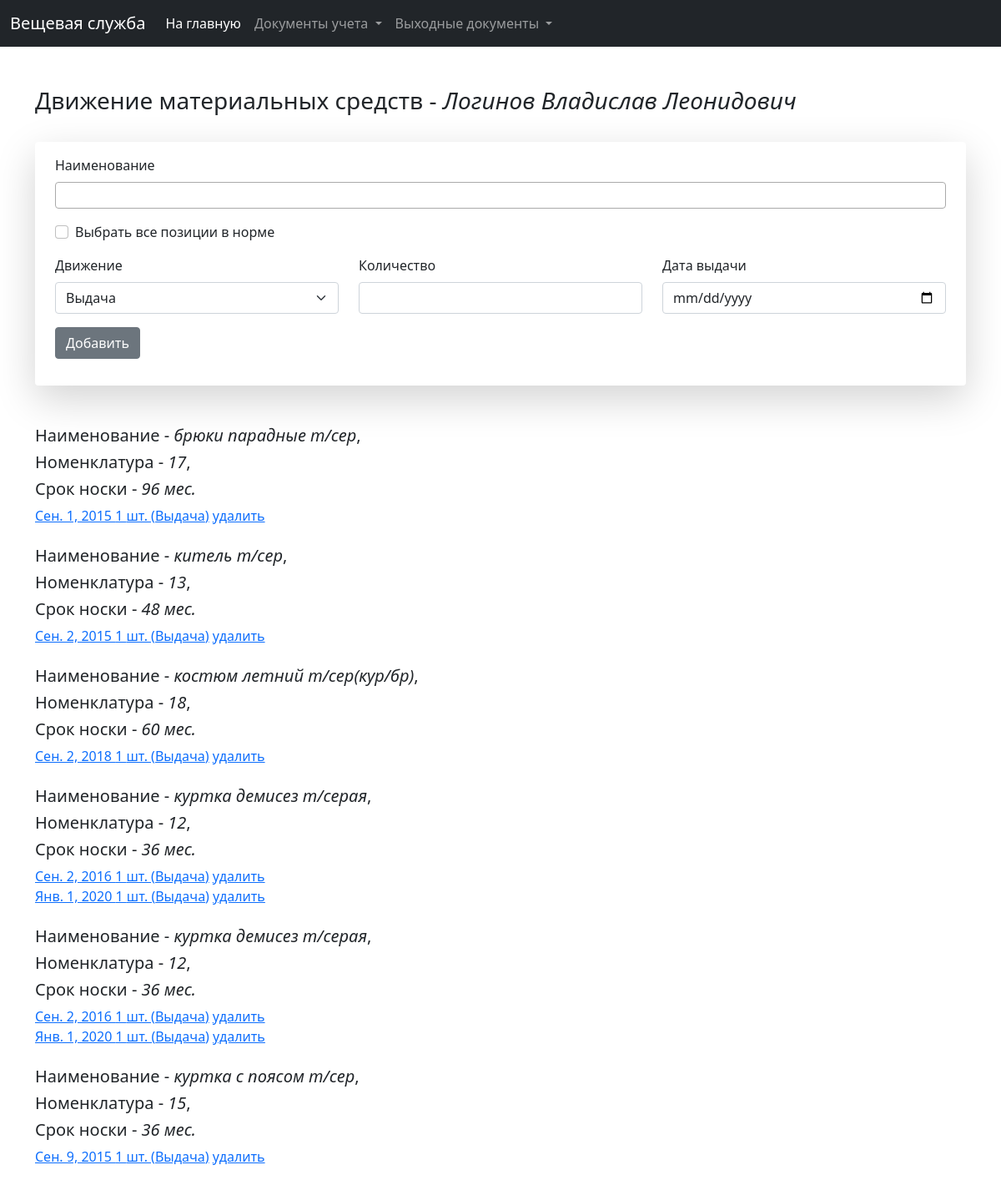
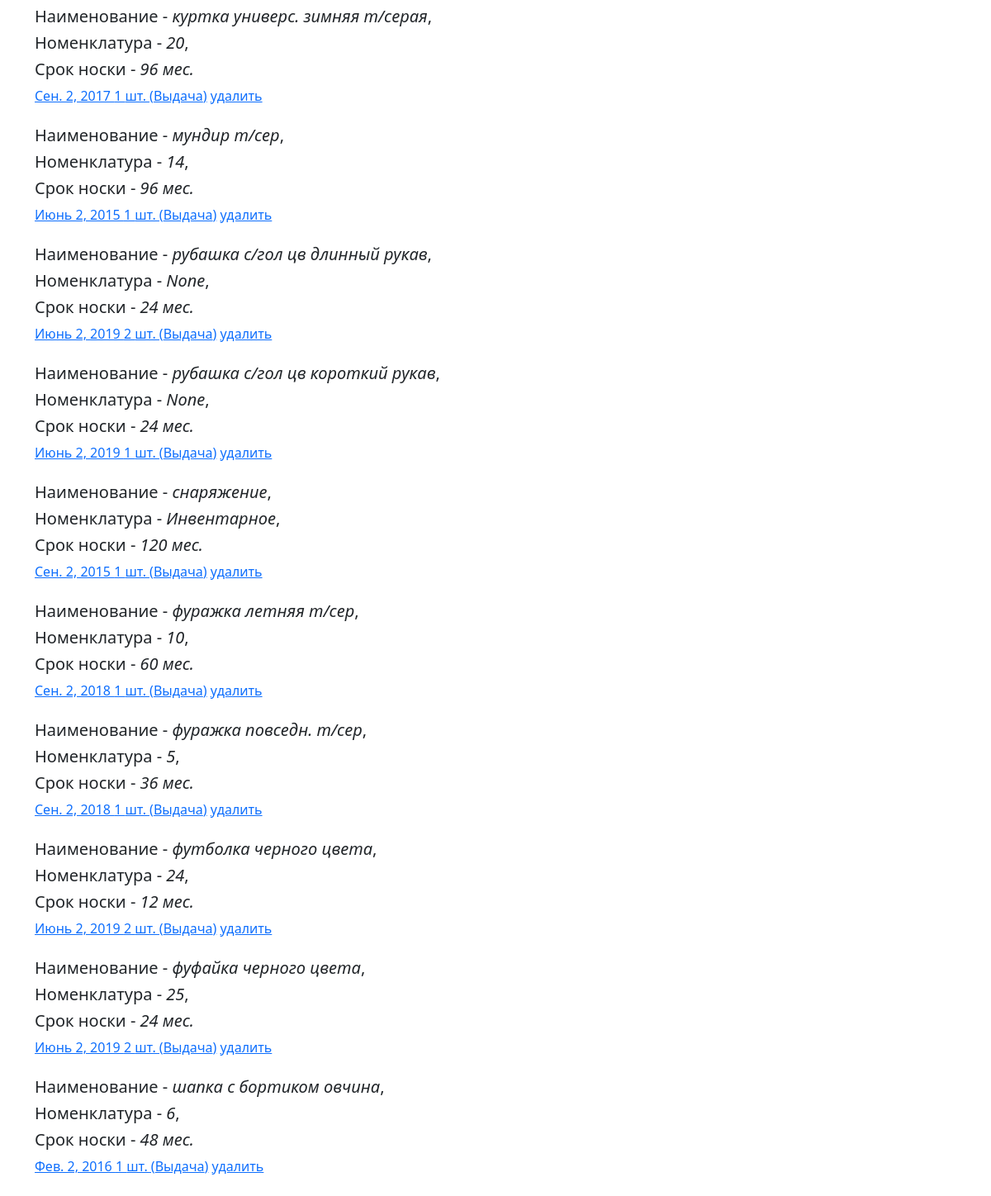
/clothing/card-full/1009, run on the app's committed database (2 pictures, top to bottom).
### clothing/models.py (models this page shows, shortened)
class Card(models.Model):
    card_number = models.CharField(max_length=100, verbose_name="Номер карты")
    employee = models.ForeignKey(Employee, on_delete=models.CASCADE, verbose_name="Сотрудник/курсант")
    norm = models.ForeignKey(Norm, on_delete=models.CASCADE, verbose_name="Норма")
    growth = models.IntegerField(verbose_name="Рост", blank=True, null=True)
    bust = models.IntegerField(verbose_name="Обхват груди", blank=True, null=True)
    jacket = models.ForeignKey(Dimensions, on_delete=models.SET_NULL, verbose_name="Куртка", blank=True, null=True)
    shoes = models.ForeignKey(ShoesDimensions, on_delete=models.SET_NULL, verbose_name="Обувь", blank=True, null=True)
    cap = models.ForeignKey(CapDimensions, on_delete=models.SET_NULL, verbose_name="Фуражка", blank=True, null=True)
    collar = models.ForeignKey(Dimensions, on_delete=models.SET_NULL, verbose_name="Воротничок", related_name="collar",
                               blank=True, null=True)
    clothes = models.ManyToManyField(Clothes, verbose_name="Имущество", through='ClothesInCard', blank=True)
    created_at = models.DateTimeField(verbose_name="Дата и время создания", auto_created=True, blank=True, null=True)
    last_modified = models.DateTimeField(verbose_name="Дата и время последнего изменения", auto_now=True, blank=True,
                                         null=True)
    class Meta:
        ordering = ('-id',)
        verbose_name = 'Арматурная карточка'
        verbose_name_plural = 'Арматурные карточки'

class Employee(models.Model):
    last_name = models.CharField(verbose_name="Фамилия", max_length=30)
    first_name = models.CharField(verbose_name="Имя", max_length=30)
    patronymic = models.CharField(verbose_name="Отчество", max_length=30)
    subdivision = models.ForeignKey(Subdivision, on_delete=models.SET_NULL, verbose_name="Подразделение", blank=True,
                                    null=True)
    group = models.ForeignKey(Group, on_delete=models.SET_NULL, verbose_name="Группа", blank=True, null=True)
    sex = models.IntegerField(choices=SEX, verbose_name="Пол", blank=True, null=True, default=1)
    kind = models.IntegerField(choices=EMPLOYEE_KIND, verbose_name="Тип сотрудника")
    rank = models.ForeignKey(Rank, on_delete=models.CASCADE, verbose_name="Звание", blank=True, null=True)
    position = models.ForeignKey(Position, on_delete=models.SET_NULL, verbose_name="Должность", blank=True, null=True)
    is_on_decree = models.BooleanField(verbose_name="В декрете", default=False)
    decree_start = models.DateField(verbose_name="Начало декрета", blank=True, null=True)
    decree_finish = models.DateField(verbose_name="Окончание декрета", blank=True, null=True)
    date_of_birth = models.DateField(verbose_name="Дата рождения", blank=True, null=True)
    enlisted = models.DateField(verbose_name="Зачислен", blank=True, null=True)
    excluded = models.DateField(verbose_name="Исключен", blank=True, null=True)
    personal_number = models.CharField(max_length=100, verbose_name="Персональный номер", blank=True, null=True)
    last_modified = models.DateTimeField(verbose_name="Дата и время последнего редактирования", auto_now=True)
    @property
    def get_full_name(self):
        return self.last_name + ' ' + self.first_name + ' ' + self.patronymic
    class Meta:
        ordering = ('-id',)
        verbose_name = 'Сотрудник'
        verbose_name_plural = 'Сотрудники'

class Clothes(models.Model):
    clothes_title = models.CharField(verbose_name="Наименование", max_length=255)
    wear_time = models.IntegerField(verbose_name="Сроки носки, мес.", validators=[MinValueValidator(0)])
    nomenclature = models.CharField(verbose_name="Номенклатура", max_length=255, null=True, blank=True)
    created_at = models.DateTimeField(verbose_name="Дата и время создания", auto_created=True, blank=True, null=True)
    price = models.FloatField(verbose_name="Цена", blank=True, null=True, validators=[MinValueValidator(0.0)])
    has_to_be_deposited = models.BooleanField(verbose_name="Подлежит сдаче", default=False)
    last_modified = models.DateTimeField(verbose_name="Дата и время последнего изменения", auto_now=True, blank=True,
                                         null=True)
    def __str__(self):
        return self.clothes_title
    class Meta:
        ordering = ('-id',)
        verbose_name = 'Наименование предмета'
        verbose_name_plural = 'Наименования предметов'

class ClothesInCard(models.Model):
    card = models.ForeignKey(Card, on_delete=models.CASCADE, verbose_name="Арматурная карточка")
    clothes = models.ForeignKey(Clothes, on_delete=models.CASCADE, verbose_name="Вещь")
    count = models.IntegerField(verbose_name="Количество", default=1)
    date_of_issue = models.DateField(verbose_name="Дата выдачи")
    movement = models.IntegerField(choices=MOVEMENT, verbose_name="Движение (выдача / сдача)", default=1)
    has_replacement = models.BooleanField(verbose_name="Имеет замену", default=False)
    document_number = models.CharField(max_length=100, verbose_name="Номер документа", blank=True, null=True)
    has_certificate = models.BooleanField(verbose_name="Получено по сертификату", default=False)
    certificate_number = models.CharField(max_length=100, verbose_name="Номер аттестата", blank=True, null=True)
    created_at = models.DateTimeField(verbose_name="Дата и время создания", auto_created=True, blank=True, null=True)
    last_modified = models.DateTimeField(verbose_name="Дата и время последнего изменения", auto_now=True, blank=True,
                                         null=True)
    @property
    def get_movement(self):
        return MOVEMENT[self.movement - 1][1]
    class Meta:
        ordering = ('id',)
        verbose_name = 'Вещь в карточке'
        verbose_name_plural = 'Вещи в карточке'

### clothing/views.py (the view)
# urls.py: path('card-full/<card_id>', views.get_card_full, name='get_card_full'),
def get_card_full(request, card_id):
    card = get_object_or_404(Card, pk=card_id)
    clothes_list = ClothesInCard.objects.filter(card_id=card_id).order_by('clothes__clothes_title')
    clothes_list_full = Clothes.objects.all()
    list_of_clothes_id = [item.clothes.id for item, _ in groupby(clothes_list)]
    return render(request, 'clothing/card/card_full.html',
                  {'card': card,
                   'clothes_list': clothes_list,
                   'clothes_list_full': clothes_list_full,
                   'list_of_clothes_id': list_of_clothes_id})

### clothing/templatetags/dict_tags.py (called while the page is built)
@register.filter(name='get_issues_dates')
def get_issues_dates(value, clothes_id):
    return value.filter(clothes__id=clothes_id).order_by('date_of_issue')

@register.filter(name='get_clothes')
def get_clothes(value, clothes_id):
    return get_object_or_404(Clothes, pk=clothes_id)

### clothing/templates/clothing/card/card_full.html (shortened to what this page needs)
{% extends 'base.html' %}
{% load widget_tweaks %}
{% load static %}
{% load dict_tags %}
{% block content %}
    <div class="container">
        <br>
        <br>
        <h3>Движение материальных средств - <span class="fst-italic">{{ card.employee.get_full_name }}</span></h3><br>
        <div class="shadow-lg px-4 py-3 mb-5 bg-body rounded">
            <form id="clothes_in_card_form">{% csrf_token %}
                <div class="row align-items-start">
                    <div class="col-lg-12">
                        <div class="mb-3">
                            <label class="form-label">Наименование</label>
                        </div>
                        <div class="mb-3 form-check">
                            <input type="checkbox" class="form-check-input" id="id_all_position_checkbox">
                            <label class="form-check-label">Выбрать все позиции в норме</label>
                        </div>
                    </div>
                </div>
                <div class="row">
                    <div class="col-lg-4">
                        <div class="mb-3">
                            <label class="form-label">Движение</label>
                            <select class="form-select" name="movement" id="id_movement">
                                <option value="1">Выдача</option>
                            </select>
                        </div>
                    </div>
                    <div class="col-lg-4">
                        <div class="mb-3">
                            <label class="form-label">Количество</label>
                            <input type="number" class="form-control" id="id_count_of_issue" required>
                        </div>
                    </div>
                    <div class="col-lg-4">
                        <div class="mb-3">
                            <label class="form-label">Дата выдачи</label>
                            <input type="date" class="form-control" id="id_date_of_issue" required>
                        </div>
                    </div>
                    <div class="mb-3">
                        <button type="submit" class="btn btn-secondary" id="add_clothes_in_card_button">Добавить
                        </button>
                    </div>
                </div>
            </form>
        </div>
        {% if clothes_list %}
            {% for id in list_of_clothes_id %}
                {% with clothes=clothes_list|get_clothes:id %}
                    <h5>Наименование - <span class="fst-italic">{{ clothes.clothes_title }}</span>,</h5>
                    <h5>Номенклатура - <span class="fst-italic">{{ clothes.nomenclature }}</span>,</h5>
                    <h5>Срок носки - <span class="fst-italic">{{ clothes.wear_time }} мес.</span></h5>
                {% endwith %}
                {% with issues=clothes_list|get_issues_dates:id %}
                    {% for item in issues %}
                        <a href="#clothes_in_card_update_form_{{ item.id }}"
                           data-bs-toggle="modal">{{ item.date_of_issue }} {{ item.count }} шт. ({{ item.get_movement }})</a>
                        <a href="javascript:delete_clothes_in_card({{ item.id }})">удалить</a>
                        <br>
                    {% endfor %}<br>
                {% endwith %}
            {% endfor %}
        {% else %}
            <p>Список пуст!</p>
        {% endif %}
    </div>
{% endblock %}

### data on the page
Card: employee.get_full_name "Логинов Владислав Леонидович"
Clothes: clothes_title "брюки парадные т/сер", nomenclature "17", wear_time "96"
ClothesInCard: date_of_issue "Сен. 1, 2015", count "1", get_movement "Выдача"
Clothes: clothes_title "китель т/сер", nomenclature "13", wear_time "48"
ClothesInCard: date_of_issue "Сен. 2, 2015", count "1", get_movement "Выдача"
Clothes: clothes_title "костюм летний т/сер(кур/бр)", nomenclature "18", wear_time "60"
ClothesInCard: date_of_issue "Сен. 2, 2018", count "1", get_movement "Выдача"
Clothes: clothes_title "куртка демисез т/серая" "куртка демисез т/серая", nomenclature "12" "12", wear_time "36" "36"
ClothesInCard: date_of_issue "Сен. 2, 2016", count "1", get_movement "Выдача"
ClothesInCard: date_of_issue "Янв. 1, 2020", count "1", get_movement "Выдача"
Clothes: clothes_title "куртка с поясом т/сер", nomenclature "15", wear_time "36"
ClothesInCard: date_of_issue "Сен. 9, 2015", count "1", get_movement "Выдача"
Clothes: clothes_title "куртка универс. зимняя т/серая", nomenclature "20", wear_time "96"
ClothesInCard: date_of_issue "Сен. 2, 2017", count "1", get_movement "Выдача"
Clothes: clothes_title "мундир т/сер", nomenclature "14", wear_time "96"
ClothesInCard: date_of_issue "Июнь 2, 2015", count "1", get_movement "Выдача"
Clothes: clothes_title "рубашка с/гол цв длинный рукав", nomenclature "None", wear_time "24"
ClothesInCard: date_of_issue "Июнь 2, 2019", count "2", get_movement "Выдача"
Clothes: clothes_title "рубашка с/гол цв короткий рукав", nomenclature "None", wear_time "24"
ClothesInCard: date_of_issue "Июнь 2, 2019", count "1", get_movement "Выдача"
Clothes: clothes_title "снаряжение", nomenclature "Инвентарное", wear_time "120"
ClothesInCard: date_of_issue "Сен. 2, 2015", count "1", get_movement "Выдача"
Clothes: clothes_title "фуражка летняя т/сер", nomenclature "10", wear_time "60"
ClothesInCard: date_of_issue "Сен. 2, 2018", count "1", get_movement "Выдача"
Clothes: clothes_title "фуражка повседн. т/сер", nomenclature "5", wear_time "36"
ClothesInCard: date_of_issue "Сен. 2, 2018", count "1", get_movement "Выдача"
Clothes: clothes_title "футболка черного цвета", nomenclature "24", wear_time "12"
ClothesInCard: date_of_issue "Июнь 2, 2019", count "2", get_movement "Выдача"
Clothes: clothes_title "фуфайка черного цвета", nomenclature "25", wear_time "24"
ClothesInCard: date_of_issue "Июнь 2, 2019", count "2", get_movement "Выдача"
Clothes: clothes_title "шапка с бортиком овчина", nomenclature "6", wear_time "48"
ClothesInCard: date_of_issue "Фев. 2, 2016", count "1", get_movement "Выдача"
